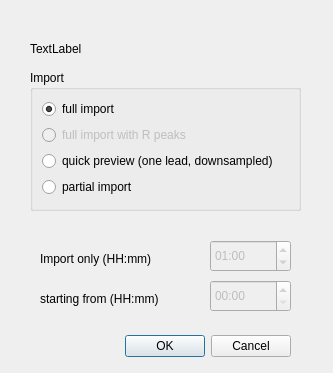
<?xml version="1.0" encoding="UTF-8"?>
<ui version="4.0">
 <class>Dialog</class>
 <widget class="QDialog" name="Dialog">
  <property name="geometry">
   <rect>
    <x>0</x>
    <y>0</y>
    <width>333</width>
    <height>373</height>
   </rect>
  </property>
  <property name="windowTitle">
   <string>Import</string>
  </property>
  <widget class="QDialogButtonBox" name="buttonBox">
   <property name="geometry">
    <rect>
     <x>120</x>
     <y>330</y>
     <width>171</width>
     <height>32</height>
    </rect>
   </property>
   <property name="orientation">
    <enum>Qt::Orientation::Horizontal</enum>
   </property>
   <property name="standardButtons">
    <set>QDialogButtonBox::StandardButton::Cancel|QDialogButtonBox::StandardButton::Ok</set>
   </property>
  </widget>
  <widget class="QLabel" name="label">
   <property name="geometry">
    <rect>
     <x>40</x>
     <y>250</y>
     <width>141</width>
     <height>17</height>
    </rect>
   </property>
   <property name="text">
    <string>Import only (HH:mm)</string>
   </property>
  </widget>
  <widget class="QLabel" name="label_3">
   <property name="geometry">
    <rect>
     <x>40</x>
     <y>290</y>
     <width>151</width>
     <height>17</height>
    </rect>
   </property>
   <property name="text">
    <string>starting from (HH:mm)</string>
   </property>
  </widget>
  <widget class="QLabel" name="durationLabel">
   <property name="geometry">
    <rect>
     <x>30</x>
     <y>40</y>
     <width>301</width>
     <height>17</height>
    </rect>
   </property>
   <property name="text">
    <string>TextLabel</string>
   </property>
  </widget>
  <widget class="QTimeEdit" name="durationTimeEdit">
   <property name="enabled">
    <bool>false</bool>
   </property>
   <property name="geometry">
    <rect>
     <x>210</x>
     <y>240</y>
     <width>81</width>
     <height>32</height>
    </rect>
   </property>
   <property name="displayFormat">
    <string>HH:mm</string>
   </property>
   <property name="time">
    <time>
     <hour>1</hour>
     <minute>0</minute>
     <second>0</second>
    </time>
   </property>
  </widget>
  <widget class="QTimeEdit" name="startTimeEdit">
   <property name="enabled">
    <bool>false</bool>
   </property>
   <property name="geometry">
    <rect>
     <x>210</x>
     <y>280</y>
     <width>81</width>
     <height>32</height>
    </rect>
   </property>
   <property name="displayFormat">
    <string>HH:mm</string>
   </property>
  </widget>
  <widget class="QGroupBox" name="groupBox">
   <property name="geometry">
    <rect>
     <x>30</x>
     <y>70</y>
     <width>271</width>
     <height>141</height>
    </rect>
   </property>
   <property name="title">
    <string>Import</string>
   </property>
   <layout class="QVBoxLayout" name="verticalLayout">
    <item>
     <widget class="QRadioButton" name="normalRadioButton">
      <property name="text">
       <string>full import</string>
      </property>
      <property name="checked">
       <bool>true</bool>
      </property>
     </widget>
    </item>
    <item>
     <widget class="QRadioButton" name="peaksRadioButton">
      <property name="enabled">
       <bool>false</bool>
      </property>
      <property name="text">
       <string>full import with R peaks</string>
      </property>
     </widget>
    </item>
    <item>
     <widget class="QRadioButton" name="previewRadioButton">
      <property name="text">
       <string>quick preview (one lead, downsampled)</string>
      </property>
     </widget>
    </item>
    <item>
     <widget class="QRadioButton" name="partialRadioButton">
      <property name="text">
       <string>partial import</string>
      </property>
     </widget>
    </item>
   </layout>
  </widget>
 </widget>
 <resources/>
 <connections>
  <connection>
   <sender>buttonBox</sender>
   <signal>accepted()</signal>
   <receiver>Dialog</receiver>
   <slot>accept()</slot>
   <hints>
    <hint type="sourcelabel">
     <x>248</x>
     <y>254</y>
    </hint>
    <hint type="destinationlabel">
     <x>157</x>
     <y>274</y>
    </hint>
   </hints>
  </connection>
  <connection>
   <sender>buttonBox</sender>
   <signal>rejected()</signal>
   <receiver>Dialog</receiver>
   <slot>reject()</slot>
   <hints>
    <hint type="sourcelabel">
     <x>316</x>
     <y>260</y>
    </hint>
    <hint type="destinationlabel">
     <x>286</x>
     <y>274</y>
    </hint>
   </hints>
  </connection>
 </connections>
</ui>
